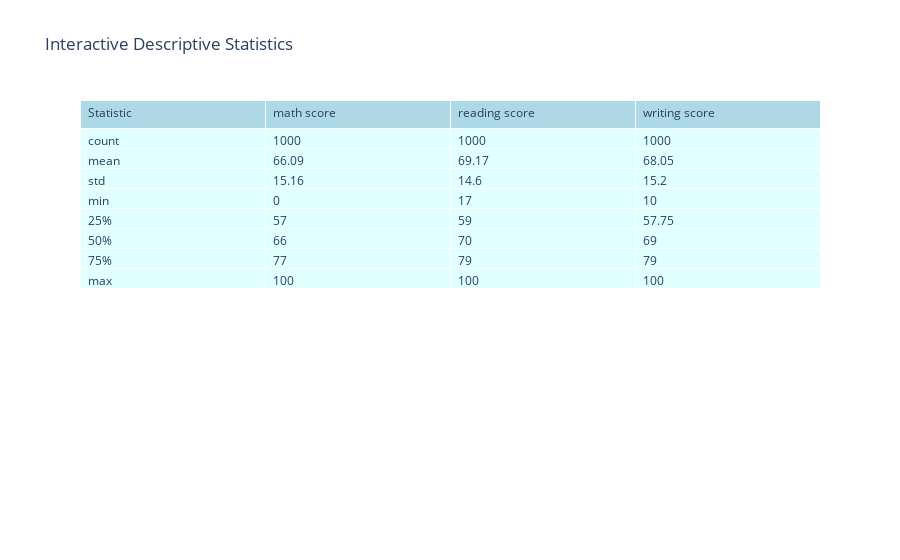

Notebook source saved alongside this figure:
### Code cell
# Basic information
print("Basic data information:")
df.info()
print("\nMissing values statistics:")
print(df.isna().sum())
print("\nDescriptive statistics for numerical variables:")

# Interactive descriptive statistics
stats_df = df.describe()
fig = go.Figure(data=[go.Table(
    header=dict(values=['Statistic'] + list(stats_df.columns),
                fill_color='lightblue',
                align='left'),
    cells=dict(values=[list(stats_df.index)] + [stats_df[col].round(2) for col in stats_df.columns],
               fill_color='lightcyan',
               align='left'))
])
fig.update_layout(title="Interactive Descriptive Statistics")
fig.show()

df.describe()

### Figure 1 — Plotly figure (JSON) as saved in the notebook; plotly's stock layout.template omitted (floating-point values rounded to 4 significant figures)
{"data": [{"cells": {"align": "left", "fill": {"color": "lightcyan"}, "values": [["count", "mean", "std", "min", "25%", "50%", "75%", "max"], [1000, 66.09, 15.16, 0, 57, 66, 77, 100], [1000, 69.17, 14.6, 17, 59, 70, 79, 100], [1000, 68.05, 15.2, 10, 57.75, 69, 79, 100]]}, "header": {"align": "left", "fill": {"color": "lightblue"}, "values": ["Statistic", "math score", "reading score", "writing score"]}, "type": "table"}], "layout": {"title": {"text": "Interactive Descriptive Statistics"}}}
